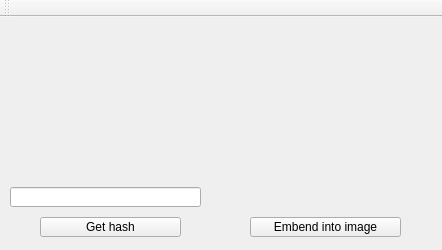
<?xml version="1.0" encoding="UTF-8"?>
<ui version="4.0">
 <class>ExamClass</class>
 <widget class="QMainWindow" name="ExamClass">
  <property name="geometry">
   <rect>
    <x>0</x>
    <y>0</y>
    <width>442</width>
    <height>250</height>
   </rect>
  </property>
  <property name="windowTitle">
   <string>Exam</string>
  </property>
  <widget class="QWidget" name="centralWidget">
   <widget class="QLabel" name="png1">
    <property name="geometry">
     <rect>
      <x>10</x>
      <y>10</y>
      <width>191</width>
      <height>151</height>
     </rect>
    </property>
    <property name="text">
     <string/>
    </property>
    <property name="pixmap">
     <pixmap>ARP.jpg</pixmap>
    </property>
    <property name="scaledContents">
     <bool>true</bool>
    </property>
   </widget>
   <widget class="QLabel" name="png2">
    <property name="geometry">
     <rect>
      <x>230</x>
      <y>10</y>
      <width>191</width>
      <height>151</height>
     </rect>
    </property>
    <property name="text">
     <string/>
    </property>
    <property name="scaledContents">
     <bool>true</bool>
    </property>
   </widget>
   <widget class="QLineEdit" name="line">
    <property name="geometry">
     <rect>
      <x>10</x>
      <y>170</y>
      <width>191</width>
      <height>20</height>
     </rect>
    </property>
   </widget>
   <widget class="QLabel" name="hash">
    <property name="geometry">
     <rect>
      <x>230</x>
      <y>170</y>
      <width>201</width>
      <height>20</height>
     </rect>
    </property>
    <property name="text">
     <string/>
    </property>
   </widget>
   <widget class="QPushButton" name="hashb">
    <property name="geometry">
     <rect>
      <x>40</x>
      <y>200</y>
      <width>141</width>
      <height>20</height>
     </rect>
    </property>
    <property name="text">
     <string>Get hash</string>
    </property>
   </widget>
   <widget class="QPushButton" name="showb">
    <property name="geometry">
     <rect>
      <x>250</x>
      <y>200</y>
      <width>151</width>
      <height>20</height>
     </rect>
    </property>
    <property name="text">
     <string>Embend into image</string>
    </property>
   </widget>
  </widget>
  <widget class="QToolBar" name="mainToolBar">
   <attribute name="toolBarArea">
    <enum>TopToolBarArea</enum>
   </attribute>
   <attribute name="toolBarBreak">
    <bool>false</bool>
   </attribute>
  </widget>
 </widget>
 <layoutdefault spacing="6" margin="11"/>
 <resources>
  <include location="Exam.qrc"/>
 </resources>
 <connections/>
</ui>
